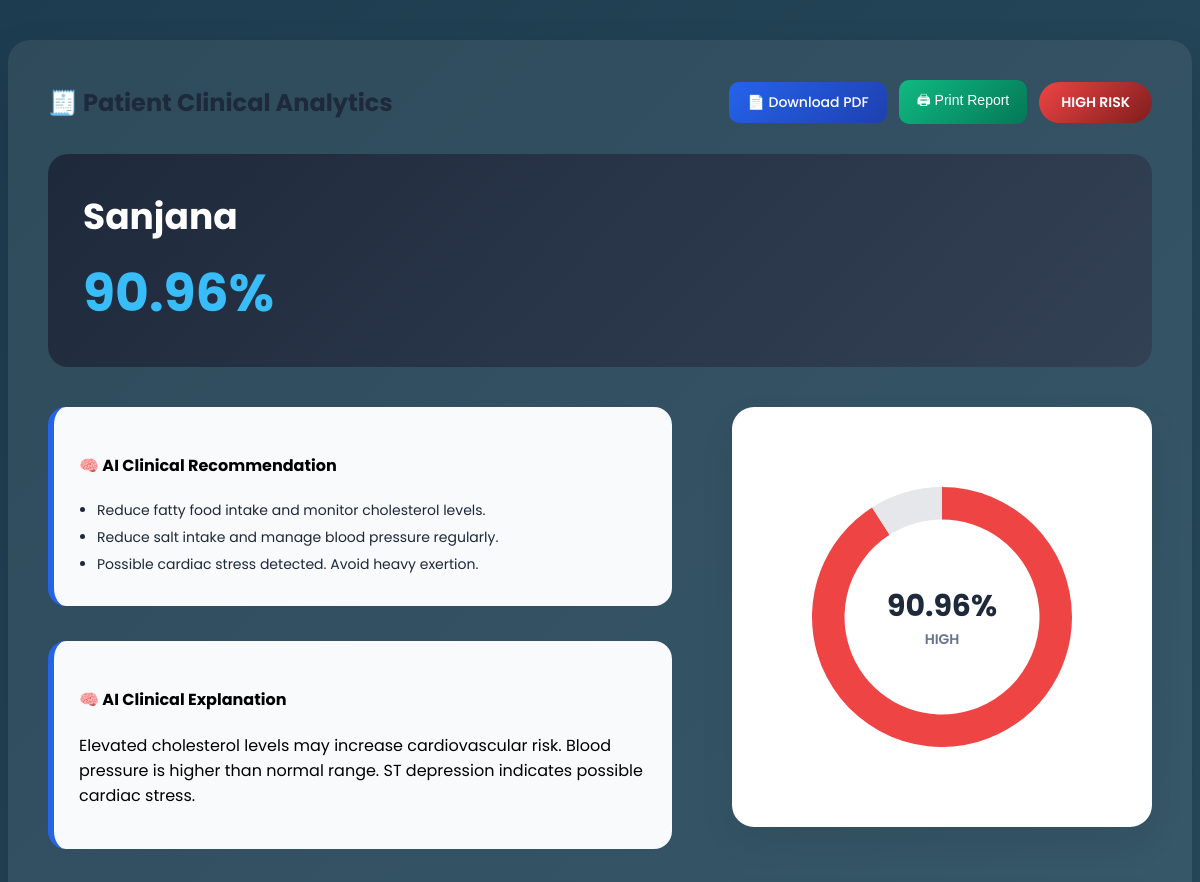
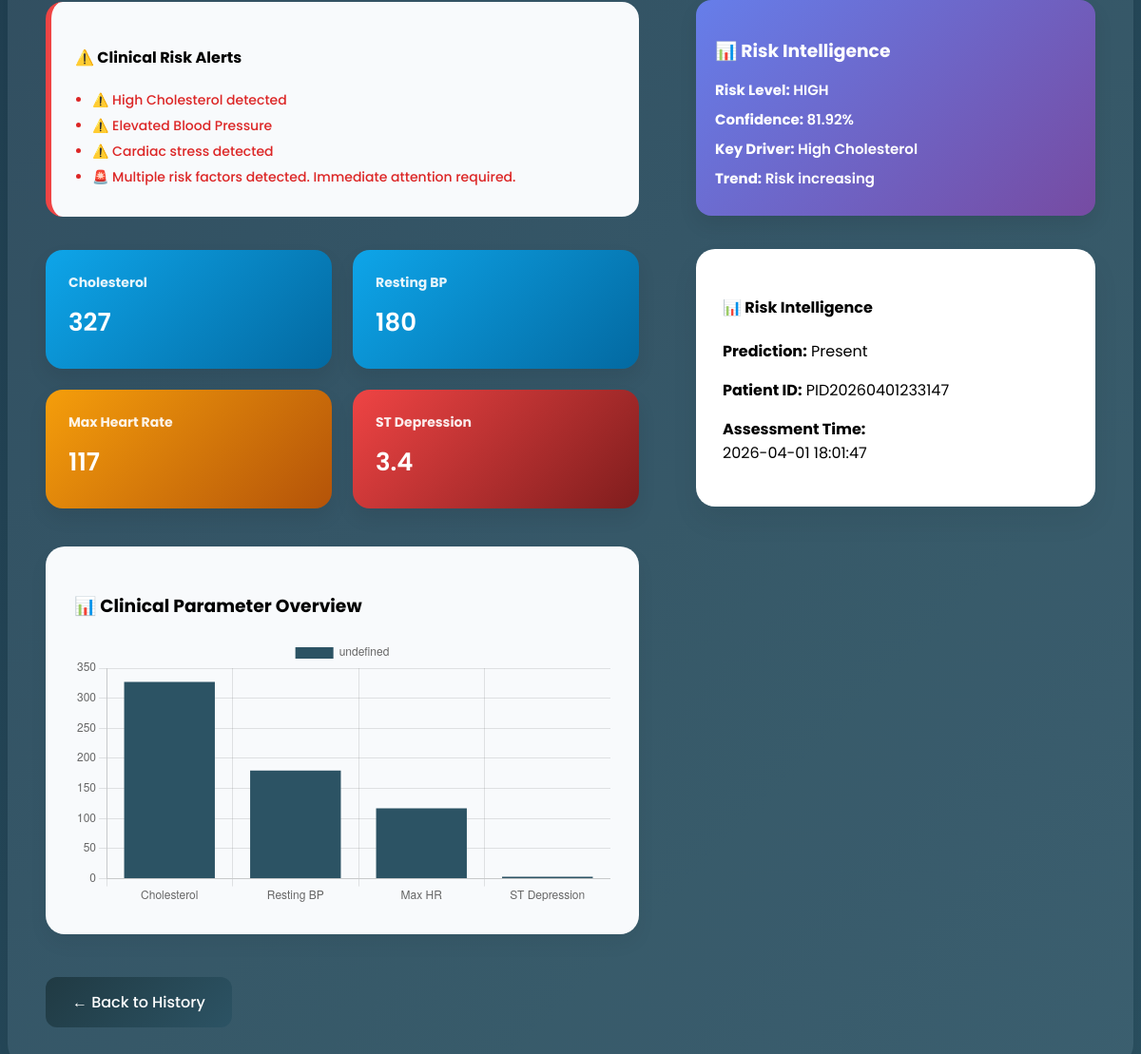
The page /patient/PID20260401233147 (signed in) on the database its author committed (2 pictures, top to bottom).
### tables this page shows
CREATE TABLE patients (
        id INTEGER PRIMARY KEY AUTOINCREMENT,
        patient_id TEXT,
        patient_name TEXT,
        age INTEGER,
        sex INTEGER,
        cp INTEGER,
        trestbps INTEGER,
        chol INTEGER,
        fbs INTEGER,
        restecg INTEGER,
        thalach INTEGER,
        exang INTEGER,
        oldpeak REAL,
        slope INTEGER,
        ca INTEGER,
        thal INTEGER,
        result TEXT,
        probability REAL,
        risk_level TEXT,
        timestamp DATETIME DEFAULT CURRENT_TIMESTAMP
    );

### app.py (the view)
@app.route("/patient/<patient_id>")
def patient_detail(patient_id):
    if "user" not in session:
        return redirect(url_for("login"))
    conn = get_db_connection()
    patient_row = conn.execute(
        "SELECT * FROM patients WHERE patient_id = ?",
        (patient_id,)
    ).fetchone()
    conn.close()
    if not patient_row:
        return redirect(url_for("history"))
    patient = dict(patient_row)
    def safe_float(val):
        try:
            return float(val)
        except:
            return 0
    def check_range(value, min_val=None, max_val=None):
        value = safe_float(value)
        if min_val is not None and value < min_val:
            return "Low"
        if max_val is not None and value > max_val:
            return "High"
        return "Normal"
    patient["Cholesterol Status"] = check_range(patient.get("chol"), max_val=200)
    patient["Resting BP Status"] = check_range(patient.get("trestbps"), min_val=90, max_val=120)
    patient["Max Heart Rate Status"] = check_range(patient.get("thalach"), min_val=60, max_val=100)
    patient["ST Depression Status"] = check_range(patient.get("oldpeak"), max_val=1)
    patient["Probability (%)"] = round(safe_float(patient.get("probability")), 2)
    patient["explanation"] = generate_explanation(patient)
    patient["recommendations"] = generate_recommendation(patient)
    patient["alerts"] = generate_alerts(patient)
    risk_level = patient.get("risk_level", "UNKNOWN")
    prob = safe_float(patient.get("probability"))
    confidence = abs(prob - 50) * 2   # scale 0–100
    drivers = []
    if patient.get("chol", 0) > 200:
        drivers.append("High Cholesterol")
    if patient.get("trestbps", 0) > 130:
        drivers.append("High Blood Pressure")
    if patient.get("oldpeak", 0) > 1:
        drivers.append("Cardiac Stress")
    if patient.get("ca", 0) > 1:
        drivers.append("Blocked Vessels")
    key_driver = drivers[0] if drivers else "No major risk detected"
    if prob > 70:
        trend = "Risk increasing"
    elif prob > 40:
        trend = "Moderate risk zone"
    else:
        trend = "Stable condition"
    patient["confidence"] = round(confidence, 2)
    patient["key_driver"] = key_driver
    patient["trend"] = trend
    try:
        patient["cp_text"] = REVERSE_FEATURE_MAP["cp"].get(
            patient.get("cp"),
            patient.get("cp")
        )
    except:
        patient["cp_text"] = patient.get("cp")
    return render_template("patient_detail.html", patient=patient)

### app.py (called while the page is built)
def generate_explanation(patient):
    explanations = []
    if patient.get("chol", 0) > 200:
        explanations.append("Elevated cholesterol levels may increase cardiovascular risk.")
    if patient.get("trestbps", 0) > 130:
        explanations.append("Blood pressure is higher than normal range.")
    if patient.get("thalach", 0) < 60:
        explanations.append("Heart rate is below normal limits.")
    if patient.get("oldpeak", 0) > 1:
        explanations.append("ST depression indicates possible cardiac stress.")
    if patient.get("ca", 0) > 1:
        explanations.append("Multiple vessels show signs of blockage.")
    if not explanations:
        return "All clinical parameters are within normal range."
    return " ".join(explanations)

def generate_recommendation(patient):
    recommendations = []
    if patient.get("chol", 0) > 200:
        recommendations.append("Reduce fatty food intake and monitor cholesterol levels.")
    if patient.get("trestbps", 0) > 130:
        recommendations.append("Reduce salt intake and manage blood pressure regularly.")
    if patient.get("thalach", 0) < 60:
        recommendations.append("Monitor heart rate and consult cardiologist if symptoms persist.")
    if patient.get("oldpeak", 0) > 1:
        recommendations.append("Possible cardiac stress detected. Avoid heavy exertion.")
    if patient.get("ca", 0) > 1:
        recommendations.append("Blocked vessels detected. Immediate cardiology consultation recommended.")
    if not recommendations:
        return ["Maintain healthy lifestyle and regular checkups."]
    return recommendations

def generate_alerts(patient):
    alerts = []
    if patient.get("chol", 0) > 200:
        alerts.append("⚠️ High Cholesterol detected")
    if patient.get("trestbps", 0) > 130:
        alerts.append("⚠️ Elevated Blood Pressure")
    if patient.get("thalach", 0) < 60:
        alerts.append("⚠️ Low Heart Rate")
    if patient.get("oldpeak", 0) > 1:
        alerts.append("⚠️ Cardiac stress detected")
    if patient.get("ca", 0) > 1:
        alerts.append("⚠️ Multiple blocked vessels")
    if len(alerts) >= 3:
        alerts.append("🚨 Multiple risk factors detected. Immediate attention required.")
    return alerts

### database.py (called while the page is built)
def get_db_connection():
    conn = sqlite3.connect('database.db')
    conn.row_factory = sqlite3.Row
    return conn

### templates/patient_detail.html (shortened to what this page needs)
<!DOCTYPE html>
<html>
<head>
</head>
<body>
<div class="container">
    <div class="header">
        <h2>🧾 Patient Clinical Analytics</h2>
        <div class="actions">
            <a href="{{ url_for('download_report', patient_id=patient['patient_id']) }}"
               class="btn btn-download">📄 Download PDF</a>
            <button onclick="window.print()" class="btn btn-print">
                🖨 Print Report
            </button>
            {% if patient["risk_level"] == "LOW" %}
                <span class="badge low">LOW RISK</span>
            {% elif patient["risk_level"] == "MODERATE" %}
                <span class="badge moderate">MODERATE RISK</span>
            {% else %}
                <span class="badge high">HIGH RISK</span>
            {% endif %}
        </div>
    </div>
    <div class="hero">
        <div class="patient-name">{{ patient['patient_name'] }}</div>
        <div class="probability">{{ patient['probability'] }}%</div>
    </div>
    <div class="main-layout">
        <div class="left">
            <div class="recommendation">
                <h4>🧠 AI Clinical Recommendation</h4>
                <ul style="margin-top:10px; padding-left:18px;">
                    {% for rec in patient["recommendations"] %}
                    <li style="margin-bottom:6px;">{{ rec }}</li>
                    {% endfor %}
                </ul>
            </div>
            <div class="recommendation" style="margin-top:15px;">
                <h4>🧠 AI Clinical Explanation</h4>
                <p>{{ patient["explanation"] }}</p>
            </div>
            <div class="recommendation" style="margin-top:15px; border-left:6px solid #ef4444;">
                    <h4>⚠️ Clinical Risk Alerts</h4>
                    {% if patient["alerts"] %}
                    <ul style="margin-top:10px; padding-left:18px;">
                    {% for alert in patient["alerts"] %}
                    <li style="margin-bottom:6px; color:#dc2626; font-weight:500;">
                        {{ alert }}
                    </li>
                        {% endfor %}
                    </ul>
                        {% else %}
                    <p style="color:#16a34a;">No critical alerts detected.</p>
                     {% endif %}
                </div>
            <div class="feature-grid">
                <div class="card normal">
                    <h4>Cholesterol</h4>
                    <p>{{ patient['chol'] }}</p>
                </div>
                <div class="card normal">
                    <h4>Resting BP</h4>
                    <p>{{ patient['trestbps'] }}</p>
                </div>
                <div class="card warning">
                    <h4>Max Heart Rate</h4>
                    <p>{{ patient['thalach'] }}</p>
                </div>
                <div class="card danger">
                    <h4>ST Depression</h4>
                    <p>{{ patient['oldpeak'] }}</p>
                </div>
            </div>
            <div class="chart-box">
                <h3>📊 Clinical Parameter Overview</h3>
                <canvas id="featureChart"></canvas>
            </div>
        </div>
        <div class="right">
        <div class="donut-box">
            <div class="donut-container">
                <canvas id="riskChart"></canvas>
                <div class="chart-center">
                    <div class="chart-value">{{ patient['probability'] }}%</div>
                    <div class="chart-label">{{ patient['risk_level'] }}</div>
                </div>
            </div>
        </div>
            <div class="card intelligence">
                <h3>📊 Risk Intelligence</h3>
                <p><strong>Risk Level:</strong> {{ patient['risk_level'] }}</p>
                <p><strong>Confidence:</strong> {{ patient['confidence'] }}%</p>
                <p><strong>Key Driver:</strong> {{ patient['key_driver'] }}</p>
                <p><strong>Trend:</strong> {{ patient['trend'] }}</p>
            </div>
            <div class="panel-box">
                <h4>📊 Risk Intelligence</h4>
                <p><strong>Prediction:</strong> {{ patient['result'] }}</p>
                <p><strong>Patient ID:</strong> {{ patient['patient_id'] }}</p>
                <p><strong>Assessment Time:</strong><br>{{ patient['timestamp'] }}</p>
            </div>
        </div>
    </div>
    <a href="{{ url_for('history') }}" class="back-btn">← Back to History</a>
</div>
<script>
const probability = {{ patient["probability"] }};
/* DONUT */
let color;
if (probability < 30) {
    color = "#22c55e";   // Low → Green
} else if (probability < 70) {
    color = "#f59e0b";   // Moderate → Orange
} else {
    color = "#ef4444";   // High → Red
}
new Chart(document.getElementById('riskChart'), {
    type: 'doughnut',
    data: {
        datasets: [{
            data: [probability, 100 - probability],
            backgroundColor: [color, "#e5e7eb"],
            borderWidth: 0
        }]
    },
    options: {
        cutout: '75%',
        plugins: {
            legend: { display: false }
        }
    }
});
/* BAR */
new Chart(document.getElementById('featureChart'),{
    type:'bar',
    data:{
        labels:['Cholesterol','Resting BP','Max HR','ST Depression'],
        datasets:[{
            data:[
                {{ patient['chol'] }},
                {{ patient['trestbps'] }},
                {{ patient['thalach'] }},
                {{ patient['oldpeak'] }}
            ],
            backgroundColor:'#2c5364'
        }]
    }
});
</script>
</body>
</html>

### templates/patient_detail.html (style rules this page uses)
body { font-family:'Poppins',sans-serif; margin:0; background:linear-gradient(135deg,#1e3c4f,#2c5364); }
.container { width:92%; max-width:1350px; margin:40px auto; background:rgba(255,255,255,0.07); padding:40px; border-radius:22px; box-shadow:0 25px 50px rgba(0,0,0,0.15); }
.header { display:flex; justify-content:space-between; align-items:center; margin-bottom:30px; flex-wrap:wrap; gap:20px; }
.header h2 { margin:0; font-weight:700; color:#1e293b; }
.actions { display:flex; gap:12px; align-items:center; flex-wrap:wrap; }
.btn { padding:10px 18px; border-radius:10px; font-size:14px; font-weight:500; text-decoration:none; transition:0.3s; cursor:pointer; border:none; }
.btn-download { background:linear-gradient(135deg,#2563eb,#1e40af); color:white; }
.btn-print { background:linear-gradient(135deg,#10b981,#047857); color:white; }
.badge { padding:10px 22px; border-radius:30px; font-weight:600; color:white; font-size:14px; }
.high { background:linear-gradient(135deg,#ef4444,#7f1d1d); }
.hero { background:linear-gradient(135deg,#1e293b,#334155); color:white; padding:35px; border-radius:20px; margin-bottom:40px; }
.patient-name { font-size:36px; font-weight:700; margin-bottom:10px; }
.probability { font-size:52px; font-weight:700; color:#38bdf8; }
.main-layout { display:flex; gap:60px; flex-wrap:wrap; }
.left { flex:1; min-width:420px; }
.right { width:420px; display:flex; flex-direction:column; gap:35px; }
.donut-box { background:white; padding:40px; border-radius:22px; box-shadow:0 15px 35px rgba(0,0,0,0.08); display:flex; justify-content:center; align-items:center; height:340px; }
.panel-box { background:white; padding:28px; border-radius:20px; box-shadow:0 15px 30px rgba(0,0,0,0.06); }
.recommendation { padding:25px; border-radius:18px; margin-bottom:35px; background:#f8fafc; border-left:6px solid #2563eb; }
.feature-grid { display:grid; grid-template-columns:repeat(auto-fit,minmax(220px,1fr)); gap:22px; margin-bottom:40px; }
.card { padding:24px; border-radius:18px; color:white; box-shadow:0 10px 20px rgba(0,0,0,0.08); transition:0.3s; }
.card h4 { margin:0; font-size:14px; opacity:0.9; }
.card p { font-size:26px; margin:12px 0 5px; font-weight:600; }
.normal { background:linear-gradient(135deg,#0ea5e9,#0369a1); }
.warning { background:linear-gradient(135deg,#f59e0b,#b45309); }
.danger { background:linear-gradient(135deg,#ef4444,#7f1d1d); }
.chart-box { background:#f8fafc; padding:30px; border-radius:20px; box-shadow:0 10px 20px rgba(0,0,0,0.05); }
.back-btn { display:inline-block; margin-top:45px; padding:14px 28px; background:linear-gradient(135deg,#203a43,#2c5364); color:white; text-decoration:none; border-radius:12px; font-weight:500; transition:0.3s; }
.donut-container { position: relative; width: 260px; height: 260px; }
.chart-center { position: absolute; top: 50%; left: 50%; transform: translate(-50%, -50%); text-align: center; }
.chart-value { font-size: 30px; font-weight: 700; color: #1e293b; }
.chart-label { font-size: 14px; font-weight: 600; color: #64748b; }
.recommendation ul { margin: 0; }
.recommendation li { font-size: 14px; color: #1e293b; }
.card.intelligence { margin-top: 20px; padding: 20px; border-radius: 16px; background: linear-gradient(135deg, #667eea, #764ba2); color: white; }
.card.intelligence h3 { margin-bottom: 15px; }
.card.intelligence p { margin: 8px 0; font-size: 15px; }

### rows shown on the page
patients: patient_name "Sanjana", probability "90.96", chol "327", trestbps "180", thalach "117", oldpeak "3.4", risk_level "HIGH", result "Present", patient_id "PID20260401233147", timestamp "2026-04-01 18:01:47"

### other values the page prints
{{ rec }} "Reduce fatty food intake and monitor cholesterol levels." "Reduce salt intake and manage blood pressure regularly." "Possible cardiac stress detected. Avoid heavy exertion."
{{ patient["explanation"] }} "Elevated cholesterol levels may increase cardiovascular risk. Blood pressure is higher than normal range. ST depression indicates possible cardiac stress."
{{ alert }} "⚠️ High Cholesterol detected" "⚠️ Elevated Blood Pressure" "⚠️ Cardiac stress detected" "🚨 Multiple risk factors detected. Immediate attention required."
{{ patient['confidence'] }} "81.92"
{{ patient['key_driver'] }} "High Cholesterol"
{{ patient['trend'] }} "Risk increasing"
chart data {{ patient["probability"] }} 90.96
chart data {{ patient['chol'] }} 327
chart data {{ patient['trestbps'] }} 180
chart data {{ patient['thalach'] }} 117
